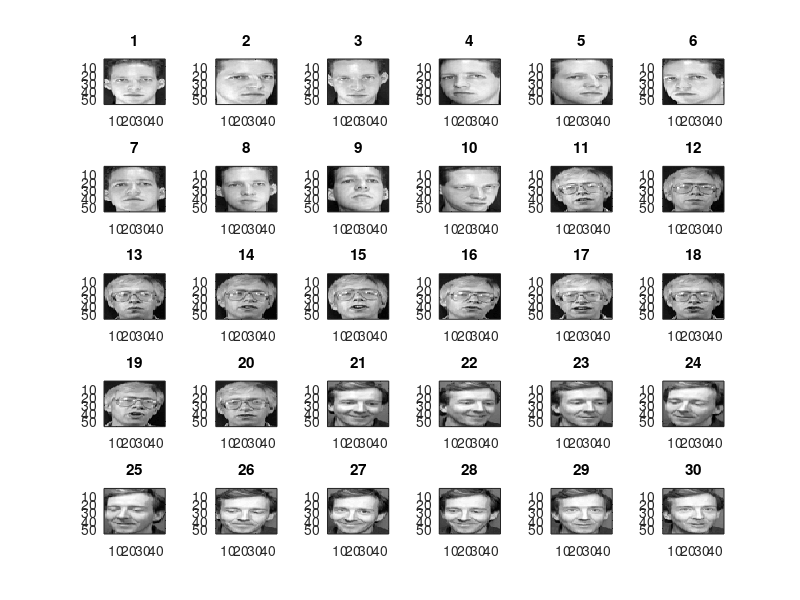
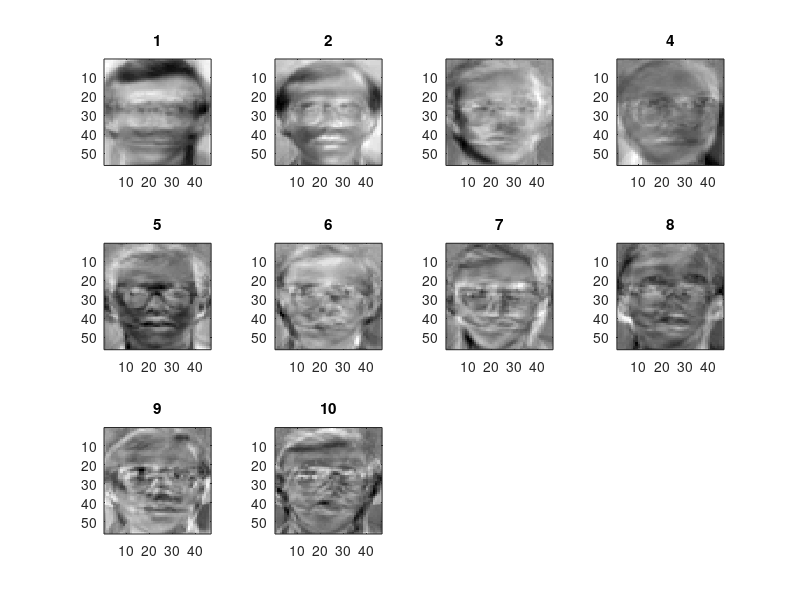

Reproduce these figures in MATLAB, in order. (Note: this script raises an error after producing the figures.)
clc;
clear;
close all;

load('yalefaces.mat'); 
load('FaceData_56_46.mat');

%imagesc(yalefaces(:,:,1))

% -- FRAGMENT Z WIKIPEDII --

% J = 30;
% [h,w,n] = size(yalefaces);
% d = h*w;
% % vectorize images
% x = reshape(yalefaces,[d n]);
% x = double(x);
% %subtract mean
% x=bsxfun(@minus, x, mean(x,2));
% % calculate covariance
% s = cov(x');
% % obtain eigenvalue & eigenvector
% [V,D] = eigs(s,J);
% eigval = diag(D);
% % sort eigenvalues in descending order
% eigval = eigval(end:-1:1);
% V = fliplr(V);
% % show 0th through 15th principal eigenvectors
% eig0 = reshape(mean(x,2), [h,w]);
% figure,subplot(6,6,1)
% imagesc(eig0)
% colormap gray
% for i = 1:J
% 	subplot(6,6,i+1)
% 	imagesc(reshape(V(:,i),h,w))
% end


% -- NASZ KOD --

Persons = 3;
ImagesPerPerson = 10;
J = 10;

Group = [];
M = [];
for p=(1:Persons)
    for i=(1:ImagesPerPerson)
        x = FaceData(p, i).Image;
        [irow, icol] = size(x);
        x = double(x);
        temp = reshape(x', irow * icol, 1);
        M = [M temp];
        Group = [Group p];
    end
end


%[eigenvectors, eigenvalues] = eigs(M*(M'), J);
%V = eigenvectors;


%subtract mean
x=bsxfun(@minus, M, mean(M,2));
% calculate covariance
s = cov(x');
% obtain eigenvalue & eigenvector
[V,D] = eigs(s,J);
Z = (x') * V;


figure; %oryginalne
nOfImages = Persons*ImagesPerPerson;
for i=(1:nOfImages)
    C = M(:,i);
    CC = reshape(C, [46, 56]);
    subplot(round(sqrt(nOfImages)), round(sqrt(nOfImages)) + 1, i);
    imagesc(CC');
    title(i)
    colormap gray;
end

figure; %eigenfaces
for i=(1:J)
    C = V(:,i);
    CC = reshape(C, [46, 56]);
    subplot(round(sqrt(J)), round(sqrt(J)) + 1, i);
    imagesc(CC');
    title(i)
    colormap gray;
end

id = (1:J);

kmeans_result = kmeans(Z', Persons);
groups = sortrows([id', kmeans_result], 2);

known_groups = [1 2 3 2 1 2 3 2 3 1];

confusionmat_result = confusionmat(known_groups, kmeans_result);

figure;
plotconfusion(known_groups, kmeans_result')

[acc_eigen, rand_index_eigen, match_eigen] = AccMeasure(known_groups, kmeans_result);

kmeans_result_original = kmeans(M', Persons);
[acc_orig, rand_index_orig, match_orig] = AccMeasure(Group, kmeans_result_original);

Class = knnclassify(V', M', Group);

figure;
plotconfusion(known_groups, Class')
